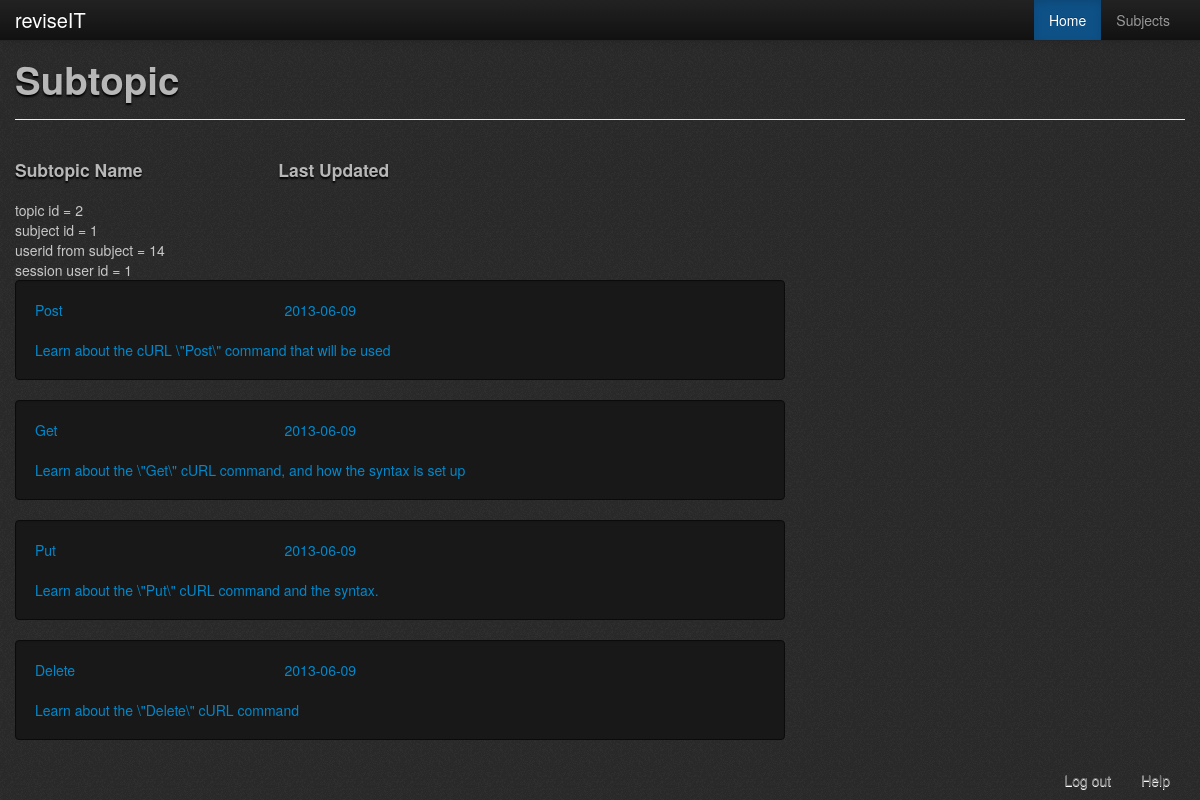
The app's page /php/subtopics/view.php?ID=1 (signed in) with its own data.
### tables this page shows
CREATE TABLE IF NOT EXISTS `subtopic` (
  `SubtopicID` int(11) NOT NULL AUTO_INCREMENT,
  `SubtopicName` varchar(50) NOT NULL,
  `TopicID` int(11) NOT NULL,
  `SubtopicBriefDescription` text NOT NULL,
  `Content` text NOT NULL,
  `Downloads` int(11) NOT NULL,
  `DateUpdated` date NOT NULL,
  PRIMARY KEY (`SubtopicID`),
  KEY `FK_subtopic` (`TopicID`)
);

CREATE TABLE IF NOT EXISTS `topic` (
  `TopicID` int(5) NOT NULL AUTO_INCREMENT,
  `TopicName` text NOT NULL,
  `SubjectID` int(11) NOT NULL,
  `SubjectCode` varchar(50) NOT NULL,
  `deletionStatus` tinyint(1) NOT NULL COMMENT '0 = display, 1 = not display',
  `dateupdated` date NOT NULL,
  PRIMARY KEY (`TopicID`),
  KEY `FK_topicsub` (`SubjectID`)
);

CREATE TABLE IF NOT EXISTS `subject` (
  `SubjectID` int(11) NOT NULL AUTO_INCREMENT,
  `SubjectCode` varchar(50) NOT NULL,
  `SubjectName` text NOT NULL,
  `UserID` int(11) NOT NULL,
  `Dateupdated` date NOT NULL,
  PRIMARY KEY (`SubjectID`),
  KEY `FK_subject` (`UserID`)
);

### php/subtopics/view.php (the view, shortened to what this page needs)
<?php
	require '../check_logged_in.php';
	$topic_ID = $_GET['ID'];
	$SubtopicID = $_GET['ID'];
	$subtopic_ID = $SubtopicID;
?>
<!DOCTYPE html PUBLIC "-//W3C//DTD XHTML 1.0 Transitional//EN" "http://www.w3.org/TR/xhtml1/DTD/xhtml1-transitional.dtd">
<html xmlns="http://www.w3.org/1999/xhtml">
<head>
	<?php
		include '../header_container.php';
	?>
</head>
<body>
<div class="container">
	<?php
		include 'subtopics_menu_bar.php';
	?>
	<div class="page-header bootstro" data-bootstro-placement="bottom" data-bootstro-title="Subtopics" data-bootstro-content="Welcome to the subtopics page. In here you'll find all the subtopics associated with the topics you've selected before.">
        <h1>Subtopic</h1>
    </div>
<?php
        $result = $db->prepare("SELECT * FROM subtopic WHERE TopicID ='".$topic_ID."'") ;
        $result->execute();
?>
    	<div class="row-fluid">
        	<div class="span8 bootstro" data-bootstro-placement="bottom" data-bootstro-title="List of subtopics" data-bootstro-content="This is the list of subtopics. You may click in to see its content and take tests.">
            	<div class='row-fluid'>
                    <div class='span4'><h4>Subtopic Name</h4></div>
                    <div class='span2'><h4>Last Updated</h4></div>
				</div>
            <?php
			if($_SESSION['Role'] == 3 || $_SESSION['Role'] == 4)
			{
				while($row = $result->fetch(PDO::FETCH_ASSOC))
				{
						$id=$row['SubtopicID'];
						echo "<div class='well'>";
							echo "<a href='../contents/content.php?ID=".$row['SubtopicID']."'>";
								echo "<div id='".$row['SubtopicID']."' class='row-fluid'>";
									echo "<div class='span4'>".$row['SubtopicName']."</div>";
									echo "<div class='span2'>".$row['DateUpdated']."</div>";
								echo "</div>";
									echo "<div>".$row['SubtopicBriefDescription']."</div>";
							echo "</a>";
						echo "</div>";
						echo "</br>";
				}
			}
			else{
				include '../checkCoord.php';
				while($row = $result->fetch(PDO::FETCH_ASSOC))
				{
						echo "<div class='well'>";
							echo "<a href='../contents/content.php?ID=".$row['SubtopicID']."'>";
								echo "<div id='".$row['SubtopicID']."' class='row-fluid'>";
									echo "<div class='span4'>".$row['SubtopicName']."</div>";
									echo "<div class='span2'>".$row['DateUpdated']."</div>";
								echo "</div>";
									echo "<div>".$row['SubtopicBriefDescription']."</div>";
							echo "</a>";
						echo "</div>";
				}
			}
			?>
            </div>
        </div>
    </div>
	<?php
		include '../footer.php';
	?>
</body>
</html>

### php/checkCoord.php (shortened to what this page needs)
<?php
include 'getConnection.php';
$result0 = $db->prepare("SELECT TopicID FROM subtopic WHERE SubtopicID=:id");
$result0->bindParam("id", $subtopic_ID);
$result0->execute();
$row0 = $result0->fetch(PDO::FETCH_ASSOC);
$topicID = $row0['TopicID'];
$result1 = $db->prepare("SELECT SubjectID FROM topic WHERE TopicID=:id");
$result1->bindParam("id", $topicID);
$result1->execute();
$row1 = $result1->fetch(PDO::FETCH_ASSOC);
$subjectid = $row1['SubjectID'];
$result2 = $db->prepare("SELECT UserID FROM subject WHERE subjectID=:subID");
$result2->bindParam("subID", $subjectid);
$result2->execute();
$row2 = $result2->fetch(PDO::FETCH_ASSOC);
echo "topic id = ".$topicID;
echo "<br />";
echo "subject id = ".$subjectid;
echo "<br />";
echo "userid from subject = ".$row2['UserID'];
echo "<br />";
echo "session user id = ".$_SESSION['UserID'];
?>

### records on screen
subtopic: TopicID "2"
topic: SubjectID "1"
subject: UserID "14"
subtopic: SubtopicName "Post", DateUpdated "2013-06-09", SubtopicBriefDescription "Learn about the cURL \\\"Post\\\" command that will be used"
subtopic: SubtopicName "Get", DateUpdated "2013-06-09", SubtopicBriefDescription "Learn about the \\\"Get\\\" cURL command, and how the syntax is set up"
subtopic: SubtopicName "Put", DateUpdated "2013-06-09", SubtopicBriefDescription "Learn about the \\\"Put\\\" cURL command and the syntax."
subtopic: SubtopicName "Delete", DateUpdated "2013-06-09", SubtopicBriefDescription "Learn about the \\\"Delete\\\" cURL command"

### other values on screen
$_SESSION['UserID'] "1"
